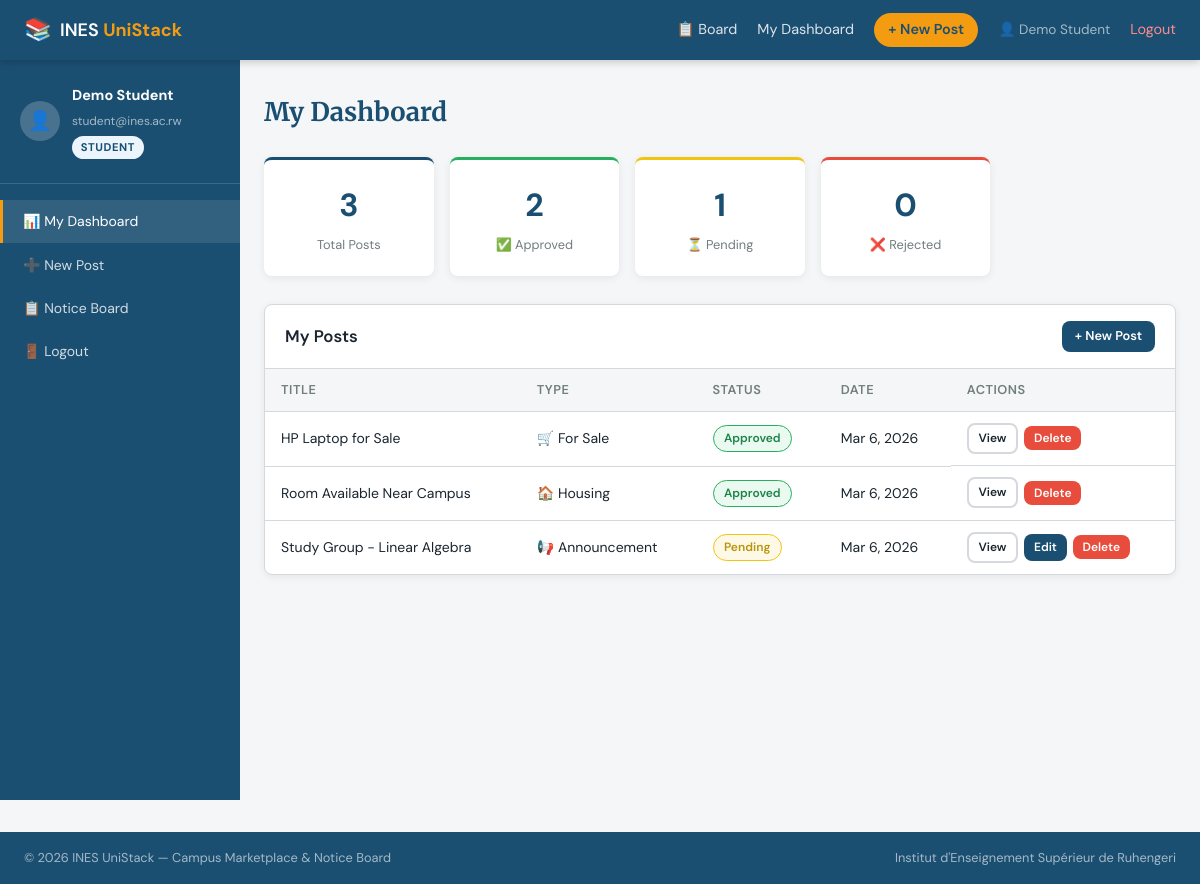
Page /dashboard.php (signed in) on the committed database.
### tables this page shows
CREATE TABLE posts (
    id           INT AUTO_INCREMENT PRIMARY KEY,
    user_id      INT NOT NULL,
    title        VARCHAR(200) NOT NULL,
    description  TEXT NOT NULL,
    post_type    ENUM('for_sale', 'housing', 'announcement') NOT NULL,
    price        DECIMAL(10,2) DEFAULT NULL,        
    status       ENUM('pending', 'approved', 'rejected') NOT NULL DEFAULT 'pending',
    reviewed_by  INT DEFAULT NULL,                  
    reviewed_at  DATETIME DEFAULT NULL,
    created_at   DATETIME NOT NULL DEFAULT CURRENT_TIMESTAMP,
    updated_at   DATETIME NOT NULL DEFAULT CURRENT_TIMESTAMP ON UPDATE CURRENT_TIMESTAMP,
    FOREIGN KEY (user_id)     REFERENCES users(id) ON DELETE CASCADE,
    FOREIGN KEY (reviewed_by) REFERENCES users(id) ON DELETE SET NULL
);

### app/controllers/PostController.php (called while the page is built, shortened)
<?php
require_once __DIR__ . '/../config/auth.php';
require_once __DIR__ . '/../models/PostModel.php';
class PostController {
    public static function showDashboard(): void {
        $user   = currentUser();
        $posts  = PostModel::getByUser($user['id']);
        $counts = PostModel::countByUserAndStatus($user['id']);
        require_once __DIR__ . '/../views/student/dashboard.php';
    }
}

### dashboard.php (called while the page is built, shortened)
<?php
require_once __DIR__ . '/app/config/auth.php';
require_once __DIR__ . '/app/controllers/PostController.php';
PostController::showDashboard();

### app/config/auth.php (called while the page is built, shortened)
<?php
function currentUser(): ?array {
    return [
        'id'        => $_SESSION['user_id'],
        'full_name' => $_SESSION['full_name'],
        'email'     => $_SESSION['email'],
        'role'      => $_SESSION['role'],
    ];
}
function h(string $str): string {
    return htmlspecialchars($str, ENT_QUOTES, 'UTF-8');
}

### app/models/PostModel.php (called while the page is built, shortened)
<?php
class PostModel {
    public static function getByUser(int $userId): array {
        $db = getDB();
        $stmt = $db->prepare(
            'SELECT * FROM posts WHERE user_id = ? ORDER BY created_at DESC'
        );
        $stmt->bind_param('i', $userId);
        $stmt->execute();
        $rows = $stmt->get_result()->fetch_all(MYSQLI_ASSOC);
        return $rows;
    }
    public static function countByUserAndStatus(int $userId): array {
        $db = getDB();
        $stmt = $db->prepare(
            'SELECT status, COUNT(*) as cnt FROM posts WHERE user_id = ? GROUP BY status'
        );
        $stmt->bind_param('i', $userId);
        $stmt->execute();
        $rows = $stmt->get_result()->fetch_all(MYSQLI_ASSOC);
        $counts = ['pending' => 0, 'approved' => 0, 'rejected' => 0];
        foreach ($rows as $row) {
            $counts[$row['status']] = (int) $row['cnt'];
        }
        return $counts;
    }
}

### app/views/student/dashboard.php (the view, shortened to what this page needs)
<?php
require_once __DIR__ . '/../shared/header.php';
$typeLabels = ['for_sale' => '🛒 For Sale', 'housing' => '🏠 Housing', 'announcement' => '📢 Announcement'];
?>
<div class="dashboard-wrapper">
  <aside class="sidebar">
    <div class="sidebar-user">
      <div class="avatar">👤</div>
      <div>
        <strong><?= h($user['full_name']) ?></strong>
        <small><?= h($user['email']) ?></small>
        <span class="role-badge role-student">Student</span>
      </div>
    </div>
    <nav class="sidebar-nav">
      <a href="<?= BASE_URL ?>/dashboard.php" class="active">📊 My Dashboard</a>
      <a href="<?= BASE_URL ?>/post/create.php">➕ New Post</a>
      <a href="<?= BASE_URL ?>/board.php">📋 Notice Board</a>
      <a href="<?= BASE_URL ?>/logout.php">🚪 Logout</a>
    </nav>
  </aside>
  <div class="dashboard-main">
    <h1>My Dashboard</h1>
    <div class="stats-row">
      <div class="stat-card">
        <div class="stat-number"><?= array_sum($counts) ?></div>
        <div class="stat-label">Total Posts</div>
      </div>
      <div class="stat-card stat-green">
        <div class="stat-number"><?= $counts['approved'] ?></div>
        <div class="stat-label">✅ Approved</div>
      </div>
      <div class="stat-card stat-yellow">
        <div class="stat-number"><?= $counts['pending'] ?></div>
        <div class="stat-label">⏳ Pending</div>
      </div>
      <div class="stat-card stat-red">
        <div class="stat-number"><?= $counts['rejected'] ?></div>
        <div class="stat-label">❌ Rejected</div>
      </div>
    </div>
    <div class="card">
      <div class="card-header">
        <h2>My Posts</h2>
        <a href="<?= BASE_URL ?>/post/create.php" class="btn btn-primary btn-sm">+ New Post</a>
      </div>
      <?php if (empty($posts)): ?>
        <div class="empty-state">
          <p>You haven't posted anything yet.</p>
          <a href="<?= BASE_URL ?>/post/create.php" class="btn btn-primary">Create your first post</a>
        </div>
      <?php else: ?>
        <div class="table-wrapper">
          <table class="data-table">
            <thead>
              <tr>
                <th>Title</th>
                <th>Type</th>
                <th>Status</th>
                <th>Date</th>
                <th>Actions</th>
              </tr>
            </thead>
            <tbody>
              <?php foreach ($posts as $post): ?>
              <tr>
                <td><?= h($post['title']) ?></td>
                <td><?= $typeLabels[$post['post_type']] ?? h($post['post_type']) ?></td>
                <td><span class="status-badge status-<?= h($post['status']) ?>"><?= ucfirst($post['status']) ?></span></td>
                <td><?= date('M j, Y', strtotime($post['created_at'])) ?></td>
                <td class="actions-cell">
                  <a href="<?= BASE_URL ?>/post/view.php?id=<?= $post['id'] ?>" class="btn btn-xs btn-secondary">View</a>
                  <?php if (in_array($post['status'], ['pending', 'rejected'])): ?>
                    <a href="<?= BASE_URL ?>/post/edit.php?id=<?= $post['id'] ?>" class="btn btn-xs btn-primary">Edit</a>
                  <?php endif; ?>
                  <form method="POST" action="<?= BASE_URL ?>/post/delete.php?id=<?= $post['id'] ?>" style="display:inline;"
                        onsubmit="return confirm('Delete this post?')">
                    <button type="submit" class="btn btn-xs btn-danger">Delete</button>
                  </form>
                </td>
              </tr>
              <?php endforeach; ?>
            </tbody>
          </table>
        </div>
      <?php endif; ?>
    </div>
  </div>
</div>
<?php require_once __DIR__ . '/../shared/footer.php'; ?>

### rows in the picture
posts: title "HP Laptop for Sale", post_type "🛒 For Sale", status "Approved", created_at "Mar 6, 2026"
posts: title "Room Available Near Campus", post_type "🏠 Housing", status "Approved", created_at "Mar 6, 2026"
posts: title "Study Group - Linear Algebra", post_type "📢 Announcement", status "Pending", created_at "Mar 6, 2026"

### other values in the picture
$user['full_name'] "Demo Student"
$user['email'] "student@ines.ac.rw"
array_sum($counts) "3"
$counts['approved'] "2"
$counts['pending'] "1"
$counts['rejected'] "0"
